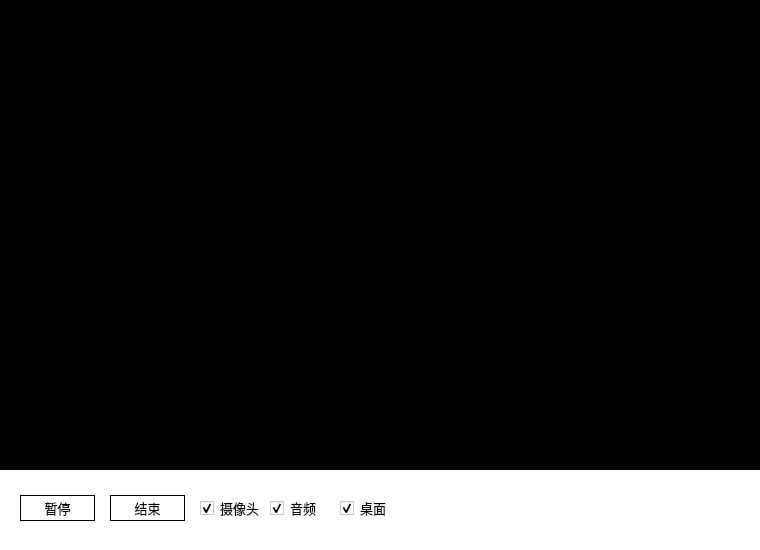
<?xml version="1.0" encoding="UTF-8"?>
<ui version="4.0">
 <class>LiveRecordDialog</class>
 <widget class="QDialog" name="LiveRecordDialog">
  <property name="geometry">
   <rect>
    <x>0</x>
    <y>0</y>
    <width>760</width>
    <height>550</height>
   </rect>
  </property>
  <property name="minimumSize">
   <size>
    <width>0</width>
    <height>0</height>
   </size>
  </property>
  <property name="maximumSize">
   <size>
    <width>10000</width>
    <height>10000</height>
   </size>
  </property>
  <property name="windowTitle">
   <string>LiveRecordDialog</string>
  </property>
  <property name="styleSheet">
   <string notr="true">border: 0px;
background-color: #ffffff;</string>
  </property>
  <widget class="QWidget" name="widget" native="true">
   <property name="geometry">
    <rect>
     <x>0</x>
     <y>0</y>
     <width>760</width>
     <height>470</height>
    </rect>
   </property>
   <property name="styleSheet">
    <string notr="true">background-color: rgb(0, 0, 0);</string>
   </property>
   <widget class="QLabel" name="lb_showImage">
    <property name="geometry">
     <rect>
      <x>0</x>
      <y>0</y>
      <width>760</width>
      <height>470</height>
     </rect>
    </property>
    <property name="minimumSize">
     <size>
      <width>0</width>
      <height>0</height>
     </size>
    </property>
    <property name="maximumSize">
     <size>
      <width>1000</width>
      <height>1000</height>
     </size>
    </property>
    <property name="text">
     <string/>
    </property>
    <property name="scaledContents">
     <bool>false</bool>
    </property>
    <property name="alignment">
     <set>Qt::AlignCenter</set>
    </property>
   </widget>
  </widget>
  <widget class="QCheckBox" name="cb_camera">
   <property name="geometry">
    <rect>
     <x>200</x>
     <y>495</y>
     <width>60</width>
     <height>26</height>
    </rect>
   </property>
   <property name="font">
    <font>
     <pointsize>10</pointsize>
    </font>
   </property>
   <property name="text">
    <string>摄像头</string>
   </property>
   <property name="checked">
    <bool>true</bool>
   </property>
  </widget>
  <widget class="QCheckBox" name="cb_audio">
   <property name="geometry">
    <rect>
     <x>270</x>
     <y>495</y>
     <width>60</width>
     <height>26</height>
    </rect>
   </property>
   <property name="font">
    <font>
     <pointsize>10</pointsize>
    </font>
   </property>
   <property name="text">
    <string>音频</string>
   </property>
   <property name="checked">
    <bool>true</bool>
   </property>
  </widget>
  <widget class="QPushButton" name="pb_pause">
   <property name="geometry">
    <rect>
     <x>20</x>
     <y>495</y>
     <width>75</width>
     <height>26</height>
    </rect>
   </property>
   <property name="font">
    <font>
     <pointsize>10</pointsize>
    </font>
   </property>
   <property name="styleSheet">
    <string notr="true">border: 1px solid #000000;</string>
   </property>
   <property name="text">
    <string>暂停</string>
   </property>
  </widget>
  <widget class="QPushButton" name="pb_end">
   <property name="geometry">
    <rect>
     <x>110</x>
     <y>495</y>
     <width>75</width>
     <height>26</height>
    </rect>
   </property>
   <property name="font">
    <font>
     <pointsize>10</pointsize>
    </font>
   </property>
   <property name="styleSheet">
    <string notr="true">border: 1px solid #000000;</string>
   </property>
   <property name="text">
    <string>结束</string>
   </property>
  </widget>
  <widget class="QCheckBox" name="cb_desktop">
   <property name="geometry">
    <rect>
     <x>340</x>
     <y>495</y>
     <width>60</width>
     <height>26</height>
    </rect>
   </property>
   <property name="font">
    <font>
     <pointsize>10</pointsize>
    </font>
   </property>
   <property name="text">
    <string>桌面</string>
   </property>
   <property name="checked">
    <bool>true</bool>
   </property>
  </widget>
 </widget>
 <resources/>
 <connections/>
</ui>
